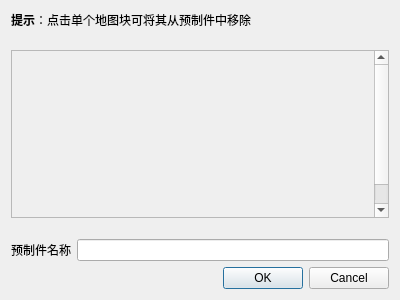
<?xml version="1.0" encoding="UTF-8"?>
<ui version="4.0">
 <class>PrefabCreationDialog</class>
 <widget class="QDialog" name="PrefabCreationDialog">
  <property name="geometry">
   <rect>
    <x>0</x>
    <y>0</y>
    <width>400</width>
    <height>300</height>
   </rect>
  </property>
  <property name="windowTitle">
   <string>对话框</string>
  </property>
  <property name="sizeGripEnabled">
   <bool>false</bool>
  </property>
  <layout class="QVBoxLayout" name="verticalLayout">
   <item>
    <widget class="QLabel" name="label_2">
     <property name="text">
      <string>&lt;html&gt;&lt;head/&gt;&lt;body&gt;&lt;p&gt;&lt;span style=&quot; font-weight:600;&quot;&gt;提示&lt;/span&gt;：点击单个地图块可将其从预制件中移除&lt;/p&gt;&lt;/body&gt;&lt;/html&gt;</string>
     </property>
     <property name="textFormat">
      <enum>Qt::RichText</enum>
     </property>
    </widget>
   </item>
   <item>
    <spacer name="verticalSpacer_2">
     <property name="orientation">
      <enum>Qt::Vertical</enum>
     </property>
     <property name="sizeHint" stdset="0">
      <size>
       <width>20</width>
       <height>40</height>
      </size>
     </property>
    </spacer>
   </item>
   <item>
    <widget class="QScrollArea" name="scrollArea">
     <property name="sizePolicy">
      <sizepolicy hsizetype="Minimum" vsizetype="Expanding">
       <horstretch>0</horstretch>
       <verstretch>0</verstretch>
      </sizepolicy>
     </property>
     <property name="widgetResizable">
      <bool>true</bool>
     </property>
     <widget class="QWidget" name="scrollAreaWidgetContents">
      <property name="geometry">
       <rect>
        <x>0</x>
        <y>0</y>
        <width>363</width>
        <height>192</height>
       </rect>
      </property>
      <layout class="QGridLayout" name="gridLayout">
       <property name="leftMargin">
        <number>0</number>
       </property>
       <property name="topMargin">
        <number>0</number>
       </property>
       <property name="rightMargin">
        <number>0</number>
       </property>
       <property name="bottomMargin">
        <number>0</number>
       </property>
       <item row="0" column="0">
        <widget class="ClickableGraphicsView" name="graphicsView_Prefab">
         <property name="sizePolicy">
          <sizepolicy hsizetype="Minimum" vsizetype="Minimum">
           <horstretch>0</horstretch>
           <verstretch>0</verstretch>
          </sizepolicy>
         </property>
         <property name="styleSheet">
          <string notr="true">background-color: transparent</string>
         </property>
        </widget>
       </item>
      </layout>
     </widget>
    </widget>
   </item>
   <item>
    <spacer name="verticalSpacer">
     <property name="orientation">
      <enum>Qt::Vertical</enum>
     </property>
     <property name="sizeHint" stdset="0">
      <size>
       <width>20</width>
       <height>40</height>
      </size>
     </property>
    </spacer>
   </item>
   <item>
    <widget class="QFrame" name="frame">
     <property name="frameShape">
      <enum>QFrame::NoFrame</enum>
     </property>
     <property name="frameShadow">
      <enum>QFrame::Raised</enum>
     </property>
     <layout class="QHBoxLayout" name="horizontalLayout">
      <property name="leftMargin">
       <number>0</number>
      </property>
      <property name="topMargin">
       <number>0</number>
      </property>
      <property name="rightMargin">
       <number>0</number>
      </property>
      <property name="bottomMargin">
       <number>0</number>
      </property>
      <item>
       <widget class="QLabel" name="label">
        <property name="text">
         <string>预制件名称</string>
        </property>
       </widget>
      </item>
      <item>
       <widget class="QLineEdit" name="lineEdit_PrefabName">
        <property name="text">
         <string/>
        </property>
        <property name="placeholderText">
         <string/>
        </property>
       </widget>
      </item>
     </layout>
    </widget>
   </item>
   <item>
    <widget class="QDialogButtonBox" name="buttonBox">
     <property name="orientation">
      <enum>Qt::Horizontal</enum>
     </property>
     <property name="standardButtons">
      <set>QDialogButtonBox::Cancel|QDialogButtonBox::Ok</set>
     </property>
    </widget>
   </item>
  </layout>
 </widget>
 <customwidgets>
  <customwidget>
   <class>ClickableGraphicsView</class>
   <extends>QGraphicsView</extends>
   <header>graphicsview.h</header>
  </customwidget>
 </customwidgets>
 <resources/>
 <connections>
  <connection>
   <sender>buttonBox</sender>
   <signal>accepted()</signal>
   <receiver>PrefabCreationDialog</receiver>
   <slot>accept()</slot>
   <hints>
    <hint type="sourcelabel">
     <x>248</x>
     <y>254</y>
    </hint>
    <hint type="destinationlabel">
     <x>157</x>
     <y>274</y>
    </hint>
   </hints>
  </connection>
  <connection>
   <sender>buttonBox</sender>
   <signal>rejected()</signal>
   <receiver>PrefabCreationDialog</receiver>
   <slot>reject()</slot>
   <hints>
    <hint type="sourcelabel">
     <x>316</x>
     <y>260</y>
    </hint>
    <hint type="destinationlabel">
     <x>286</x>
     <y>274</y>
    </hint>
   </hints>
  </connection>
 </connections>
</ui>
